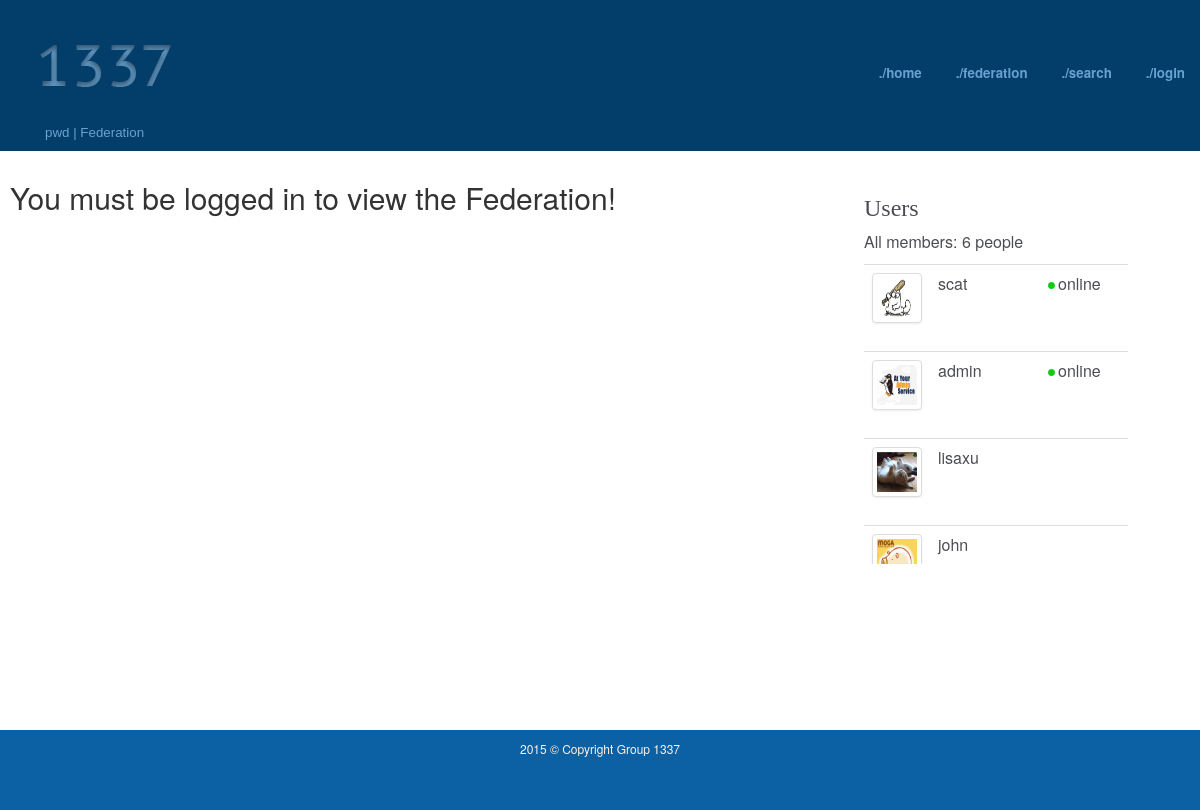
Page /federation.php on the committed database.
### tables this page shows
CREATE TABLE Users (user_id INTEGER PRIMARY KEY ASC, user_name TEXT, 
					user_type TEXT, first_name TEXT, last_name TEXT, gender TEXT, mobile VARCHAR, email TEXT, 
					password TEXT, question_id INTEGER, question_answer TEXT, logged_in_status INTEGER, 
					description TEXT, image TEXT);

### php/lib/dbhelper.php (called while the page is built, shortened)
<?php
class DBHelper
{
    public function getNumberUsers()
    {
        $dbh = new PDO('sqlite:./php/db/socialnetwork.db');
        $sql = "SELECT * FROM Users";
        $count = 0;
        foreach ($dbh->query($sql) as $row)
        {
            $count++;
        }
        return $count;
    }
            ?><p>EXCEPTION: <?php $e->getMessage(); ?></p><?php
    public function getImageByUserID($user_id)
    {
        $dbh = new PDO('sqlite:./php/db/socialnetwork.db');
        $sql = "SELECT * FROM Users WHERE user_id = " . $user_id;
        foreach ($dbh->query($sql) as $result)
        {
            return $result['image'];
        }
    }
    public function getAllUsers()
    {
        $dbh = new PDO('sqlite:./php/db/socialnetwork.db');
        $sql = "SELECT * FROM Users";
        $users = array();
        foreach ($dbh->query($sql) as $result)
        {
            $user = new User();
            $user->user_id = $result['user_id'];
            $user->user_name = $result['user_name'];
            $user->user_type = $result['user_type'];
            $user->first_name = $result['first_name'];
            $user->last_name = $result['last_name'];
            $user->password = $result['password'];
            $user->question_id = $result['question_id'];
            $user->question_answer = $result['question_answer'];
            $user->logged_in_status = $result['logged_in_status'];
            $user->description = $result['description'];
            $user->image = $result['image'];
            $users[] = $user;
        }
        return $users;
    }
}
?>

### php/inc/rightContent.php (the view, shortened to what this page needs)
<div class="rightContent">
    <h3>Users</h3>
    <?php
    $helper = new DBHelper();
    $numUsers = $helper->getNumberUsers();
    echo "<p>All members: $numUsers people </p>";
    $userArray = $helper->getAllUsers();
    ?>
    <table class="table table-hover">
        <?php
        foreach ($userArray as $u)
        {
            echo "<tr>";
            $href = "profile.php?user=$u->user_name";
            $src = $helper->getImageByUserID($u->user_id);
            echo "<td class=\"col-md-3\">  <a href = \"$href\"><img class = \"thumbnail\" src = \"images/$src\" alt = \"$u->user_name\"></a> </td>";
            echo "<td class=\"col-md-5\"> <a href = \"$href\"> $u->user_name </a> </td>";
            if ($u->logged_in_status == 1)
            {
                echo "<td class=\"col-md-4\"> <img class = \"online\" src=\"images/dot.gif\">online </td>";
            }
            else
            {
                echo "<td class=\"col-md-4\">  </td>";
            }
            echo "</tr>";
        }
        ?>
    </table>
</div>

### php/inc/header.php (shortened to what this page needs)
<?php
include_once("./php/lib/dbhelper.php");
$dbh = new DBHelper();
?>
<!DOCTYPE html>
<html lang="en">
<head>
    <link href="http://www.cs.colostate.edu/~ct310/yr2015sp/bootstrap/css/bootstrap.min.css" rel="stylesheet">
    <link rel="stylesheet" type="text/css" href="css/style.css">
</head>
<body>
<div id="wrap">
    <header class="container-fluid">
        <div class="row">
            <div class="col-md-7">
                <a href="index.php"> <img id="logo" src="images/l33t-logo-small.png" width="300" height="200"
                                          alt="L33T S4UC3"/></a>
                <br>
                <h4>  <?php echo "  pwd | " . $title; ?> </h4>
            </div>
            <div id="nav">
                <nav>
                    <ul>
                        <li><a href="index.php">./home</a></li>
                        <li><a href="federation.php">./federation</a></li>
                        <li><a href="search.php">./search</a></li>
                        <?php
                        if (isset($_SESSION['user_name']) && $dbh->isUserLoggedIn($_SESSION['user_id'])){
                        ?>
                    </ul>
                </nav>
            </div>
            <div id="logged-in-nav">
                <ul>
                    <li>Logged in as <a href="profile.php?user=<?php echo $_SESSION['user_name'];?>">
                            <?php echo $_SESSION['user_name'];?></a></li>
                    <li><a class="last" href="./logout.php">./quit </a></li>
                    <?php
                    }else{
                    ?>
                    <li><a href="./login.php">./login</a>
                        <?php
                        }
                        ?>
                </ul>
                </nav>
            </div>
        </div>
    </header>
    <main>
        <div class="content">

### federation.php (shortened to what this page needs)
<?php
$title = "Federation";
require_once "./user.php";
require_once "./php/lib/dbhelper.php";
include("./php/inc/header.php");
?>
<link rel="stylesheet" href="https://maxcdn.bootstrapcdn.com/bootstrap/3.3.2/css/bootstrap.min.css">
<link rel="stylesheet" href="https://maxcdn.bootstrapcdn.com/bootstrap/3.3.2/css/bootstrap-theme.min.css">
<div class="leftContent">
<p>
<?php
if (isset($_SESSION['user_name']) && $dbh->isUserLoggedIn($_SESSION['user_id'])){
	echo "
	<div class=\"leftContent\">
   	<h2>CT310 Federation</h2>
   	<script type=\"text/javascript\">
		loggedon = 1;
		window.onload = init;
	</script>
   	<div id=\"purpose\">Hover over a group link and the purpose will be displayed.</div>
   	<p id=\"federation\">Site name and URL</p>
	</div>
	";
	} else {
	echo '<h2>You must be logged in to view the Federation!</h2>';
	}
?>
</div>
<?php include_once("php/inc/rightContent.php"); ?>
<?php include("php/inc/footer.php"); ?>

### php/inc/footer.php (shortened to what this page needs)
</div>
</main>
<footer>
    <p>2015 © Copyright Group 1337</p>
</footer>
</div>
</body>
</html>

### css/style.css (style rules this page uses)
* { margin: 0px; padding: 0px; }
html, body { height: 100%; }
#wrap { min-height: 100%; position: relative; }
body { background: #66A3D2; font-family: "normal", Arial; font-size: 12px; line-height: 20px; color: #4b4d52; }
header { background: #033E6B; width: 100%; margin: 0vh 0vh; padding: 2vh 0vh 0vh 0vh; color: #4b4d52; }
#logo { width: 175px; height: 100px; }
header h4 { float: left; color: #66A3D2; padding-left: 30px; font-family: "logo", Arial; font-size: 10pt; }
nav { float: right; margin-left: 20px; margin-top: 30px; display: inline-block; }
nav ul { list-style: none; margin-left: 20px; padding-top: 2vh; }
nav ul li { display: inline; font-weight: bold; color: #66A3D2; }
nav a { color: #66A3D2; font-size: 10pt; text-decoration: none; padding: 14px 15px 10px 15px; }
.content { max-width: 100%; margin-left: auto; margin-right: auto; padding-bottom: 80px; }
h2 { padding-bottom: 10px; font-family: "normal", Arial; }
.leftContent { float: left; width: 70%; padding: 10px 10px 15px 10px; overflow-y: auto; font-size: 12pt; }
.rightContent { font-size: 12pt; float: right; width: 30%; height: 100%; padding: 2%; overflow-y: auto; overflow-x: hidden; text-align: left; color: #4b4d52; }
.rightContent table { max-width: 100%; max-height: 300px; display: block; overflow-y: scroll; }
.rightContent h3 { font-family: slim; }
.rightContent td { overflow: hidden; text-overflow: ellipsis; }
.thumbnail { width: 50px; height: 50px; padding: 0px; margin-bottom: 0px; }
.rightContent .online { width: 10px; padding-right: 3px; }
.rightContent a { color: #4b4d52; }
footer { color: #FFF2E7; font-size: 12px; background: #0B61A4; padding-left: 30px; padding-right: 30px; padding-right: 30px; margin-bottom: -10px; width: 100%; height: 80px; position: absolute; text-align: center; bottom: 0; }
footer p { padding-top: 10px; margin-bottom: -5px; }

### rows in the picture
users: user_name (picture), user_name "scat", logged_in_status 1 (drawn)
users: user_name (picture), user_name "admin", logged_in_status 1 (drawn)
users: user_name (picture), user_name "lisaxu", logged_in_status 0 (drawn)
users: shows a picture, user_name "john", logged_in_status 0 (drawn)

### other values in the picture
$title "Federation"
$numUsers "6"
